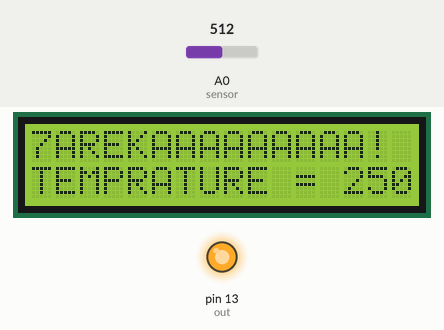
This sketch was run on a simulated Arduino Uno, built with avr-gcc and run on an emulated ATmega328P. Shown: 16×2 character LCD, output pins drawn as LEDs (lit = HIGH). Inputs (shaded band) come from the test bench; at power-on: A0 (sensor) = 512.

Above: at 1.2 s.
1.3 s: A0 (sensor) set to 66
At 2.6 s:
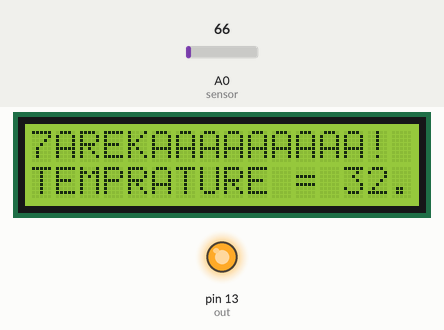
3.0 s: A0 (sensor) set to 57
At 4.3 s:
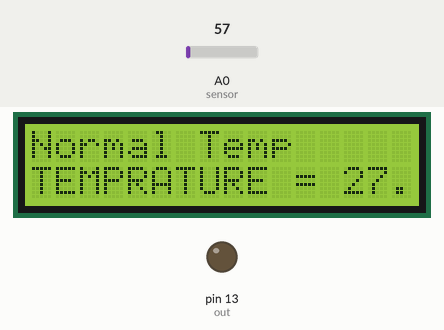
4.6 s: A0 (sensor) set to 30
At 5.3 s:
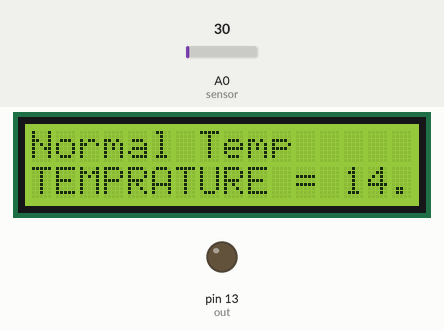
Timing chart, 0 to 7.6 s (numbered marks = the images above; inputs shaded):
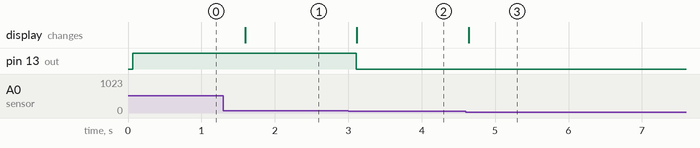

Measured:
- the behaviour switches between 62 and 61 on A0 (sensor) (found by bisection; images 1 and 2)
- after the input at 1.3 s, the display: changes after 0.30 s (image 1)
- after the input at 3.0 s, pin 13 (out): HIGH → LOW after 0.11 s; the display: changes after 0.12 s (image 2)
- after the input at 4.6 s, the display: changes at once (image 3)

The sketch:

sketch_dec06a.ino
```cpp
#include <LiquidCrystal.h>
#define sensor A0
#define out 13
int sensorVal=0;
bool flag=false;
LiquidCrystal lcd(12,11,5,4,3,2);

void setup() {
lcd.begin(16,2);
lcd.print("Team Mohamed Ali");
pinMode(sensor,INPUT);
pinMode(out,OUTPUT);
}
void loop() {
sensorVal=(analogRead(A0)/1024.0)*5000;
float cel=(sensorVal)/10;
if(cel<=40){
  lcd.clear();
  lcd.setCursor(0,0);
  lcd.print("Normal Temp");
  lcd.setCursor(0,1);
  lcd.print("TEMPRATURE = ");
  lcd.print(cel);
  lcd.print("*C");
  delay(500);
}else{
  flag=true;
  while(flag){
    sensorVal=(analogRead(A0)/1024.0)*5000;
    cel=(sensorVal)/10;
    if(cel>=30){
    digitalWrite(out,HIGH);
    lcd.clear();
    lcd.setCursor(0,0);
    lcd.print("7AREKAAAAAAAAA!");
    lcd.setCursor(0,1);
    lcd.print("TEMPRATURE = ");
    lcd.print(cel);
    lcd.print("*C");
    delay(500);
    }else{
      digitalWrite(out,LOW);
      flag=false;
    }
  }
}
}
```
